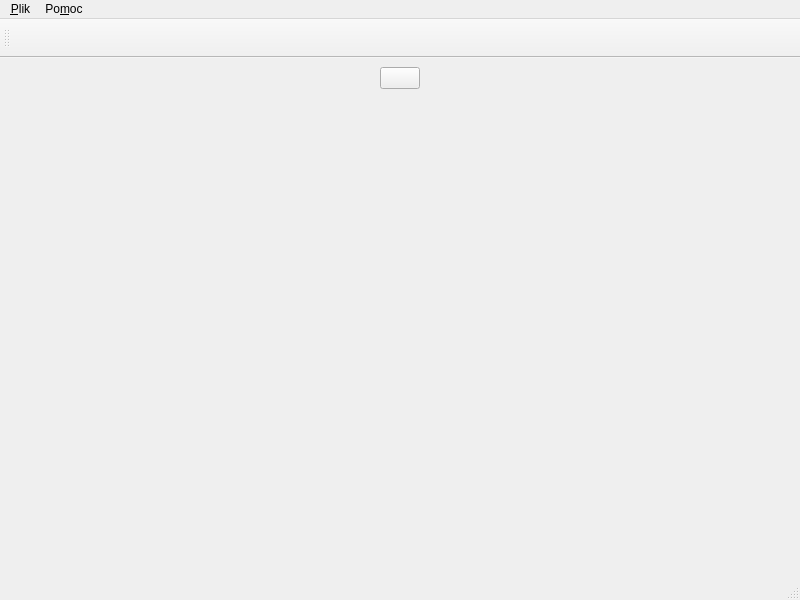
<?xml version="1.0" encoding="UTF-8"?>
<ui version="4.0">
 <class>MainWindow</class>
 <widget class="QMainWindow" name="MainWindow">
  <property name="geometry">
   <rect>
    <x>0</x>
    <y>0</y>
    <width>800</width>
    <height>600</height>
   </rect>
  </property>
  <property name="windowTitle">
   <string>MainWindow</string>
  </property>
  <widget class="QWidget" name="centralwidget">
   <layout class="QVBoxLayout" name="verticalLayout">
    <item>
     <layout class="QHBoxLayout" name="horizontalLayout">
      <item>
       <spacer name="horizontalSpacer">
        <property name="orientation">
         <enum>Qt::Horizontal</enum>
        </property>
        <property name="sizeHint" stdset="0">
         <size>
          <width>40</width>
          <height>20</height>
         </size>
        </property>
       </spacer>
      </item>
      <item>
       <widget class="QPushButton" name="przycisk">
        <property name="toolTip">
         <string>Włącz lub wyłącz animację</string>
        </property>
        <property name="text">
         <string/>
        </property>
       </widget>
      </item>
      <item>
       <spacer name="horizontalSpacer_2">
        <property name="orientation">
         <enum>Qt::Horizontal</enum>
        </property>
        <property name="sizeHint" stdset="0">
         <size>
          <width>40</width>
          <height>20</height>
         </size>
        </property>
       </spacer>
      </item>
     </layout>
    </item>
    <item>
     <widget class="MyWidget" name="widget" native="true">
      <property name="sizePolicy">
       <sizepolicy hsizetype="Preferred" vsizetype="MinimumExpanding">
        <horstretch>0</horstretch>
        <verstretch>0</verstretch>
       </sizepolicy>
      </property>
     </widget>
    </item>
   </layout>
  </widget>
  <widget class="QMenuBar" name="menubar">
   <property name="geometry">
    <rect>
     <x>0</x>
     <y>0</y>
     <width>800</width>
     <height>27</height>
    </rect>
   </property>
   <widget class="QMenu" name="menu_Plik">
    <property name="title">
     <string>&amp;Plik</string>
    </property>
    <addaction name="action_Koniec"/>
   </widget>
   <widget class="QMenu" name="menuPo_moc">
    <property name="title">
     <string>Po&amp;moc</string>
    </property>
    <addaction name="action_O_programie"/>
   </widget>
   <addaction name="menu_Plik"/>
   <addaction name="menuPo_moc"/>
  </widget>
  <widget class="QStatusBar" name="statusbar"/>
  <widget class="QToolBar" name="toolBar">
   <property name="windowTitle">
    <string>toolBar</string>
   </property>
   <attribute name="toolBarArea">
    <enum>TopToolBarArea</enum>
   </attribute>
   <attribute name="toolBarBreak">
    <bool>false</bool>
   </attribute>
   <addaction name="action_Koniec"/>
   <addaction name="action_O_programie"/>
  </widget>
  <action name="action_Koniec">
   <property name="text">
    <string/>
   </property>
   <property name="shortcut">
    <string>Ctrl+Q</string>
   </property>
  </action>
  <action name="action_O_programie">
   <property name="text">
    <string/>
   </property>
  </action>
 </widget>
 <customwidgets>
  <customwidget>
   <class>MyWidget</class>
   <extends>QWidget</extends>
   <header>my_widget.h</header>
   <container>1</container>
   <slots>
    <slot>toggle_animation()</slot>
   </slots>
  </customwidget>
 </customwidgets>
 <resources/>
 <connections>
  <connection>
   <sender>przycisk</sender>
   <signal>clicked()</signal>
   <receiver>widget</receiver>
   <slot>toggle_animation()</slot>
   <hints>
    <hint type="sourcelabel">
     <x>400</x>
     <y>52</y>
    </hint>
    <hint type="destinationlabel">
     <x>256</x>
     <y>107</y>
    </hint>
   </hints>
  </connection>
 </connections>
</ui>
